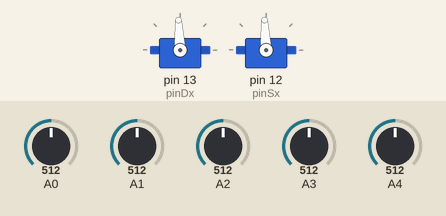
Recording of a sketch running on a simulated Arduino Uno, built with avr-gcc and run on an emulated ATmega328P. Parts: 2 × servo. Inputs (shaded band) come from the test bench; at power-on: A1 = 512, A0 = 512, A2 = 512, A3 = 512, A4 = 512.

Above: at 4.2 s.
4.3 s: A1 set to 312
5.8 s: A1 set to 291
At 6.8 s:
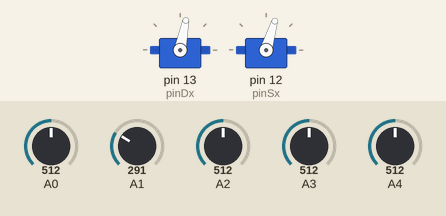
Timing chart, 0 to 8.8 s (numbered marks = the images above; inputs shaded):
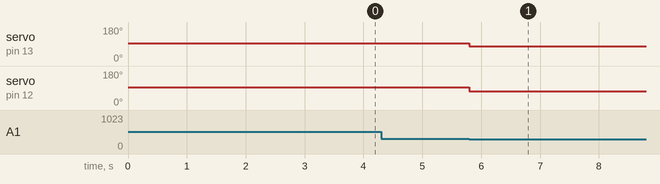

Measured:
- the behaviour switches between 301 and 300 on A1 (found by bisection; images 0 and 1)
- after the input at 4.3 s, every drawn part: stays the same
- after the input at 5.8 s, servo on pin 13 (pinDx): 93° → 79° at once; servo on pin 12 (pinSx): 93° → 73° at once

The sketch:

movimento_sketch.ino
```cpp
/*
Baschiera Lorenzo
Floreano Ian
Sebastianutti Elias

CLASSE 4 TEL A - I.S.I.S. ARTURO MALIGNANI

DATA INIZIO: 28 ott 2025
*/


#include <Servo.h>


const int antSx=1700, antDx=1685, orarSx=1300, orarDx=1360, fermo=1500;	//definizione sensi di rotazione delle ruote

const int pinSx=12,pinDx=13;													                  //definizione pin dei servomotori

//variabili di supporto
bool fineSuperamento = false;
bool finePista = false;
const int sogliaSensore = 300;                                          //Soglia lettura analogica oltre la quale il valore è considerato 1
char sceltaUtente;

//dichiarazione dei servomotori
Servo servoRight;
Servo servoLeft;

//DICHIARAZIONI--------------------------------------------------------------------


void setup() {

  Serial.begin(9600);

  servoRight.attach(pinDx);
  servoLeft.attach(pinSx);

  servoRight.writeMicroseconds(fermo);
  servoLeft.writeMicroseconds(fermo);


  stop(); // Questo farà i tuoi 3 secondi di pausa

}

void loop() {


    if(robotSuPista()) {            //controlla se il robot è sulla pista nera per riprendere la guida autonoma
      if(!finePista) movimento();   //se la pista non è terminata il robot la segue
    }


}

//FUNZIONI--------------------------------------------------------------------

//funzioni di movimento
void forward(){
  servoRight.writeMicroseconds(orarDx);
  servoLeft.writeMicroseconds(antSx);
}

void turnleft(){
  servoRight.writeMicroseconds(orarDx);
  servoLeft.writeMicroseconds(orarSx);
}
void turnright(){
  servoRight.writeMicroseconds(antDx);
  servoLeft.writeMicroseconds(antSx);
}

void stop(){
  servoRight.writeMicroseconds(fermo);
  servoLeft.writeMicroseconds(fermo);
  delay(3000);

}


//script linefollowing
void movimento(){
  int sx2 = analogRead(A0);
  int sx  = analogRead(A1);
  int ce  = analogRead(A2);
  int dx  = analogRead(A3);
  int dx2 = analogRead(A4);

  if(sx2 > sogliaSensore) sx2 = 1; else sx2 = 0;
  if(sx  > sogliaSensore) sx =  1; else sx  = 0;
  if(dx2 > sogliaSensore) dx2 = 1; else dx2 = 0;
  if(dx  > sogliaSensore) dx =  1; else dx  = 0;
  if(ce  > sogliaSensore) ce =  1; else ce  = 0;

  if((sx==1 && ce==0 && dx==1)|| (sx==0 && ce==0 && dx==0 )) forward();

  if((sx==1 && ce==0 && dx==0) || (sx==1 && ce==1 && dx==0) || (sx==0 && ce==0 && dx==0 && dx2==0 && sx2==1)) turnright();

  if((sx==0 && ce==0 && dx==1) || (sx==0 && ce==1 && dx==1) || (sx==0 && ce==0 && dx==0 && dx2==1 && sx2==0)) turnleft();

  if(sx==0 && ce==0 && dx==0 && dx2==0 && sx2==0){
    finePista = true;
    servoRight.detach();
    servoLeft.detach();
  }
}

//restituisce VERO se il robot si trova sulla pista con i sensori
bool robotSuPista(){
  int sx2 = analogRead(A0);
  int sx  = analogRead(A1);
  int ce  = analogRead(A2);
  int dx  = analogRead(A3);
  int dx2 = analogRead(A4);

  if(sx2 > sogliaSensore) return true;
  if(sx  > sogliaSensore) return true;
  if(dx2 > sogliaSensore) return true;
  if(dx  > sogliaSensore) return true;
  if(ce  > sogliaSensore) return true;

  return false;
}
```
